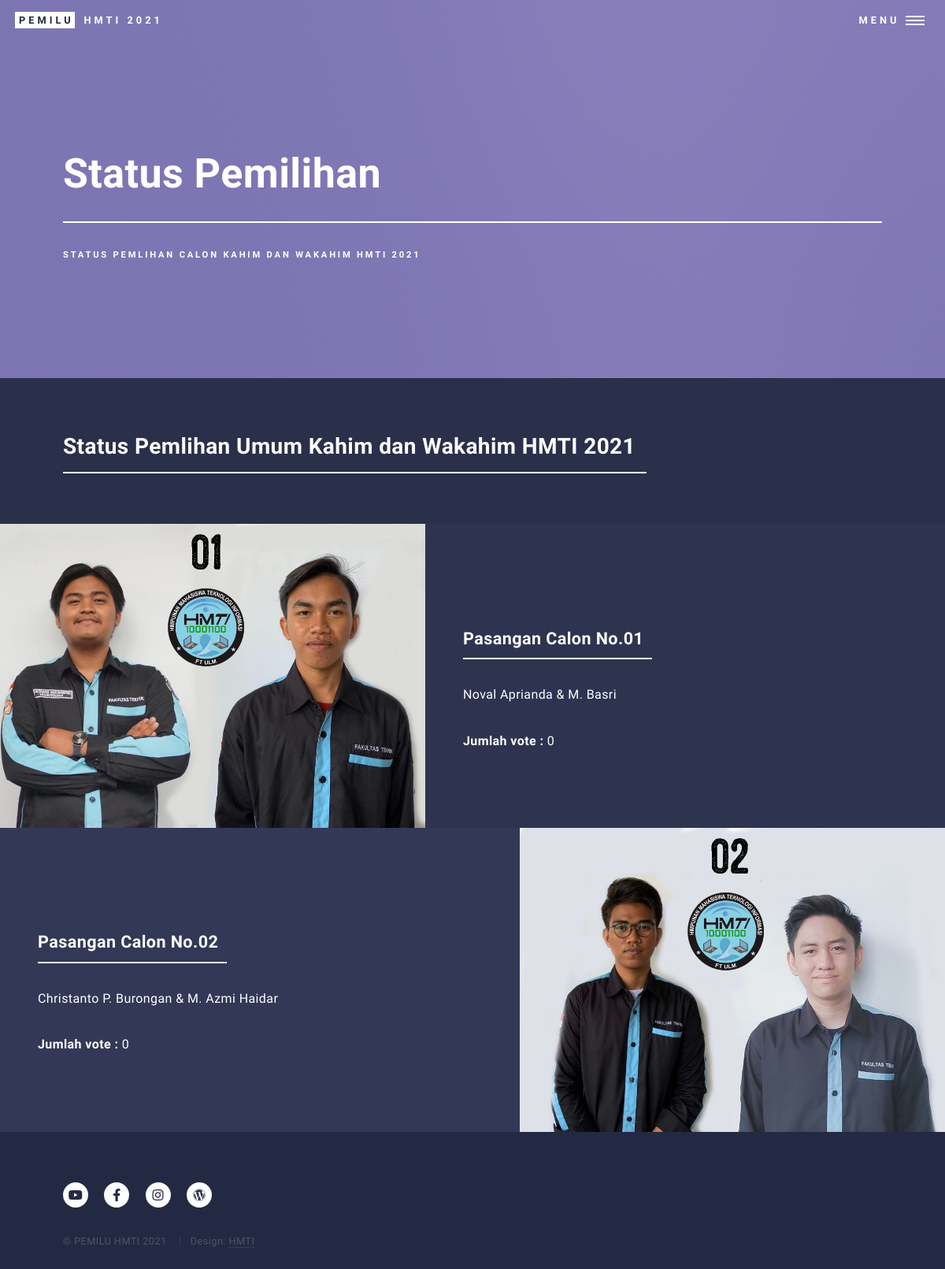
Screenshot of /status_voting.php with the database file from the repository.
### tables this page shows
CREATE TABLE `calon` (
  `no_urut` int(11) NOT NULL,
  `nim_calon_ketua` varchar(15) NOT NULL,
  `nim_calon_wakil` varchar(15) NOT NULL,
  `foto_pasangan_calon` varchar(250) NOT NULL
);

CREATE TABLE `biodata_calon` (
  `nim_calon` varchar(15) NOT NULL,
  `nama_calon` varchar(50) NOT NULL,
  `angkatan` int(11) NOT NULL,
  `tempat_lahir` varchar(25) NOT NULL,
  `tanggal_lahir` date NOT NULL,
  `jenis_kelamin` varchar(15) NOT NULL,
  `foto` varchar(250) NOT NULL,
  `instagram` varchar(25) NOT NULL
);

CREATE TABLE `vote` (
  `id_vote` int(11) NOT NULL,
  `no_urut` int(11) NOT NULL,
  `jumlah_vote` int(11) NOT NULL
);

### status_voting.php (the view, shortened to what this page needs)
<?php
require_once("koneksi.php");
$ambildata = $pdo_conn->prepare("SELECT * FROM calon, biodata_calon WHERE  calon.nim_calon_ketua=biodata_calon.nim_calon ORDER BY no_urut ASC");
$ambildata->execute();
$ketua = $ambildata->fetchAll();
$jumlah = count($ketua);
$ambildata2 = $pdo_conn->prepare("SELECT * FROM calon, biodata_calon WHERE  calon.nim_calon_wakil=biodata_calon.nim_calon ORDER BY no_urut ASC");
$ambildata2->execute();
$wakil = $ambildata2->fetchAll();
$ambildata3 = $pdo_conn->prepare("SELECT * FROM vote ORDER BY no_urut ASC");
$ambildata3->execute();
$voting = $ambildata3->fetchAll();
?>
<!DOCTYPE HTML>
<html>
<head>
    <link rel="stylesheet" href="assets/css/main.css" />
</head>
<body class="is-preload">
    <div id="wrapper">
        <header id="header" class="alt">
            <a href="beranda.html" class="logo"><strong>Pemilu</strong> <span>HMTI 2021</span></a>
            <nav>
                <a href="#menu">Menu</a>
            </nav>
        </header>
        <section id="banner" class="style2">
            <div class="inner">
                <header class="major">
                    <h1>Status Pemilihan </h1>
                </header>
                <div class="content">
                    <p>Status Pemlihan Calon Kahim dan Wakahim HMTI 2021</p>
                </div>
            </div>
        </section>
        <div id="main">
            <section id="one">
                <div class="inner">
                    <header class="major">
                        <h2>Status Pemlihan Umum Kahim dan Wakahim HMTI 2021</h2>
                    </header>
                </div>
            </section>
            <section id="two" class="spotlights">
                <?php
        		if(!empty($ketua) && !empty($wakil) && !empty($voting)) {
					for($i=0; $i<$jumlah; $i++) {
        		?>
                <section>
                    <a href="images/<?php echo $ketua[$i]["foto_pasangan_calon"]; ?>" class="image">
                        <img src="images/<?php echo $ketua[$i]["foto_pasangan_calon"]; ?>" alt="" data-position="center center" />
                    </a>
                    <div class="content">
                        <div class="inner">
                            <header class="major">
                                <h3>Pasangan Calon No.0<?php echo $ketua[$i]["no_urut"]; ?></h3>
                            </header>
                            <p><?php echo $ketua[$i]["nama_calon"]." & ".$wakil[$i]["nama_calon"]; ?></p>
                            <h8><b>Jumlah vote :</b> <?php echo $voting[$i]["jumlah_vote"]; ?> </h8>
                        </div>
                    </div>
                </section>
                <?php
					}
				}
				?>
            </section>
        </div>
        <footer id="footer">
            <div class="inner">
                <ul class="icons">
                    <li><a href="https://www.youtube.com/channel/UCBWvors8mO16aa-GCyscrKw"
                            class="icon brands alt fa-youtube"><span class="label">Twitter</span></a></li>
                    <li><a href="https://www.facebook.com/HMTIFTunlam/" class="icon brands alt fa-facebook-f"></a></li>
                    <li><a href="https://www.instagram.com/hmti_ftulm/" class="icon brands alt fa-instagram"></a></li>
                    <li><a href="https://www.hmti.ft.ulm.ac.id/" class="icon brands alt fa-wordpress"></a></li>
                </ul>
                <ul class="copyright">
                    <li>&copy; PEMILU HMTI 2021</li>
                    <li>Design: <a href="https://www.hmti.ft.ulm.ac.id/">HMTI</a></li>
                </ul>
            </div>
        </footer>
    </div>
</body>
</html>

### rows the page displays
calon: foto_pasangan_calon (picture), no_urut "1", nim_calon_ketua.nama_calon "Noval Aprianda", nim_calon_wakil.nama_calon "M. Basri"
vote: jumlah_vote "0"
calon: foto_pasangan_calon (picture), no_urut "2", nim_calon_ketua.nama_calon "Christanto P. Burongan", nim_calon_wakil.nama_calon "M. Azmi Haidar"
vote: jumlah_vote "0"
